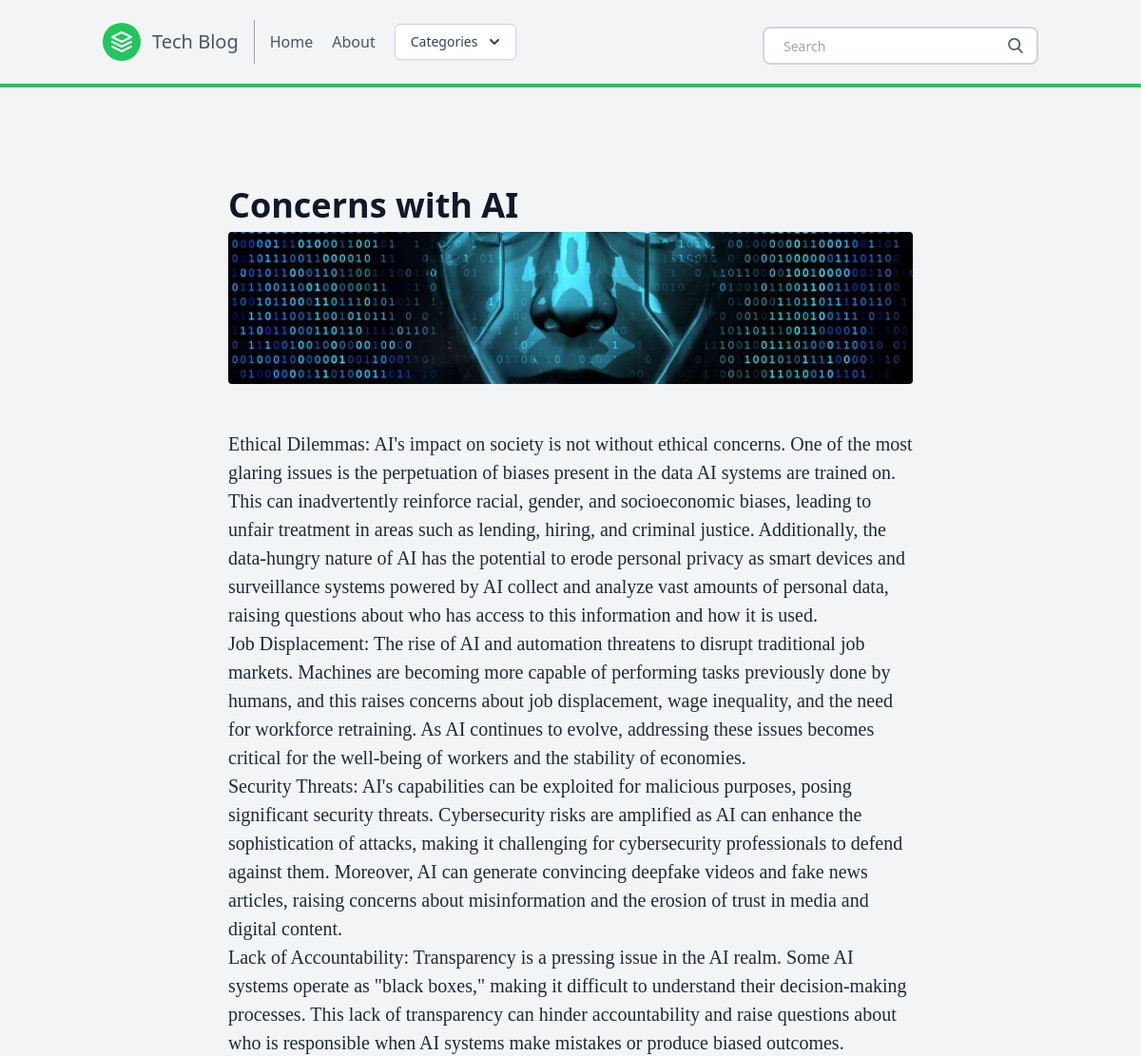
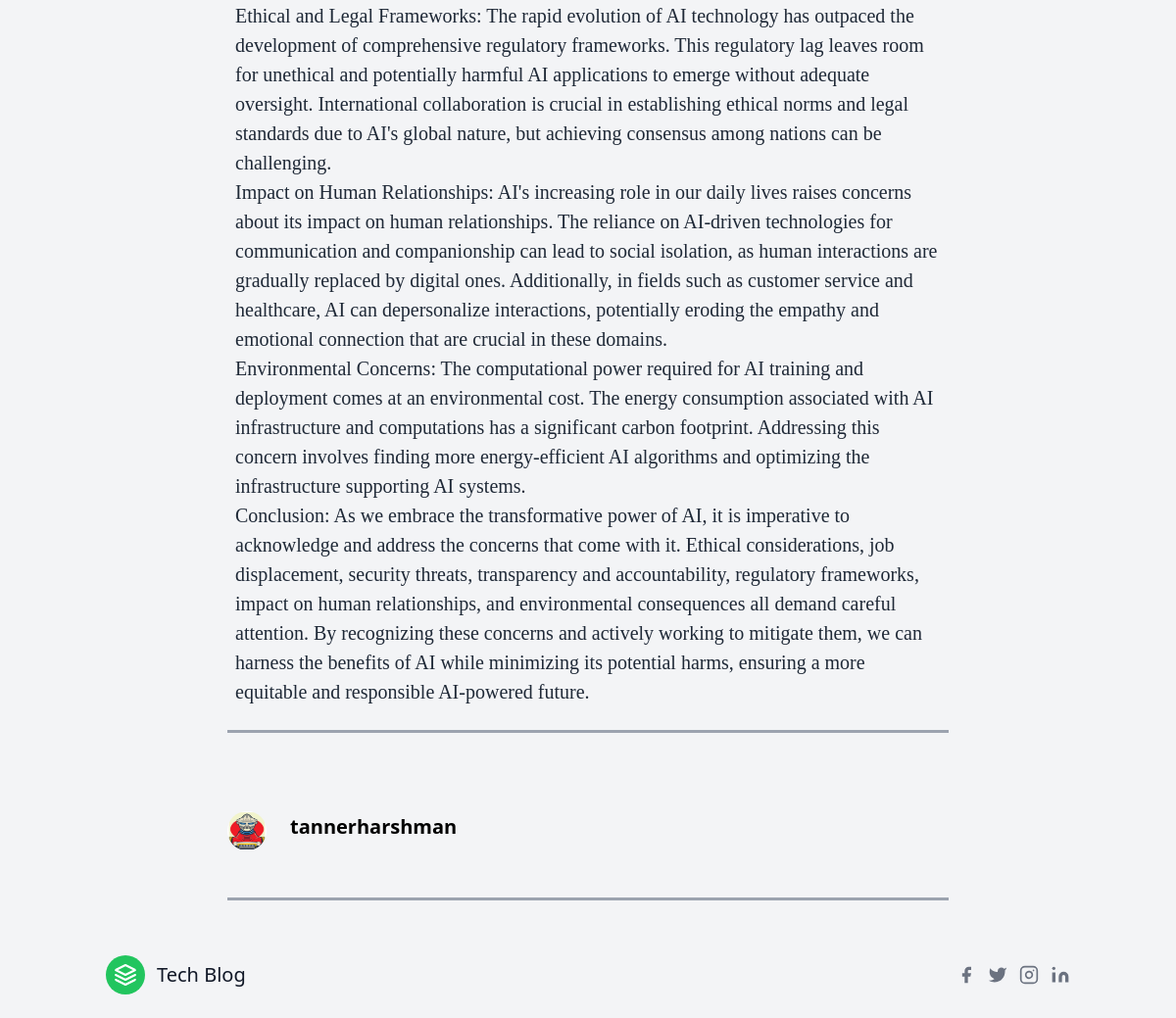
The page /post/ConcernsAI/ on the database its author committed (2 pictures, top to bottom).
### posts/models.py (models this page shows, shortened)
class Post(models.Model):
    title = models.CharField(max_length=100)
    slug = models.SlugField()
    overview = models.TextField()
    timestamp = models.DateTimeField(auto_now_add=True)
    content = models.TextField()
    author = models.ForeignKey(Author, on_delete=models.CASCADE)
    thumbnail = models.ImageField()
    categories = models.ManyToManyField(Category)
    featured = models.BooleanField()

class Author(models.Model):
    user = models.OneToOneField(User, on_delete=models.CASCADE)
    profile_picture = models.ImageField()
    def __str__(self):
        return self.user.username

### posts/views.py (the view)
# urls.py: path('post/<slug>/', post, name = 'post'),
def post (request,slug):
    post = Post.objects.get(slug = slug)
    latest = Post.objects.order_by('-timestamp')[:3]
    context = {
        'post': post,
        'latest': latest,
    }
    return render(request, 'post.html', context)

### posts/templatetags/markdown_extras.py (called while the page is built)
@register.filter()
@stringfilter
def markdown(value):
    return md.markdown(value, extensions=['markdown.extensions.fenced_code'])

@register.simple_tag
def get_categories():
    return Category.objects.all()[0:3]

### templates/post.html (shortened to what this page needs)
{% extends 'base.html' %}
{% load markdown_extras %}
{% block content %}
<body class="bg-gray-100 font-sans leading-normal tracking-normal">
	<div class="container w-full md:max-w-3xl mx-auto pt-20">
		<div class="w-full px-4 md:px-6 text-xl text-gray-800 leading-normal" style="font-family:Georgia,serif;">
			<div class="font-sans">
						<h1 class="font-bold font-sans break-normal text-gray-900 pt-6 pb-2 text-3xl md:text-4xl">
						{{ post.title }}</h1>
						<img class="h-40 rounded w-full object-cover object-center mb-6" src="{{ post.thumbnail.url }}" alt="content">
			</div>
			<div class="py-6">
			{{ post.content | markdown | safe }}
			</div>
		</div>
		<hr class="border-b-2 border-gray-400 mb-8 mx-4">
		<div class="flex w-full items-center font-sans px-4 py-12">
			<img class="w-10 h-10 rounded-full mr-4" src="{{ post.author.profile_picture.url }}">
			<div class="flex-1 px-2">
				<p class="text-base font-bold text-base md:text-xl leading-none mb-2">
				{{ post.author }}</p>
			</div>
		</div>
		<hr class="border-b-2 border-gray-400 mb-8 mx-4">
	</div>
{% endblock content %}

### rows shown on the page
Post: title "Concerns with AI", thumbnail (picture), content "Ethical Dilemmas: AI's impact on society is not without ethical concerns. One of the most glaring issues is the perpetuation of biases present in the data AI systems are trained on. This can inadvertently reinforce racial, gender, and socioeconomic biases, leading to unfair treatment in areas such as lending, hiring, and criminal justice. Additionally, the data-hungry nature of AI has the potential to erode personal privacy as smart devices and surveillance systems powered by AI collect and analyze vast amounts of personal data, raising questions about who has access to this information and how it is used. Job Displacement: The rise of AI and automation threatens to disrupt traditional job…", author.profile_picture (picture), author "tannerharshman"
